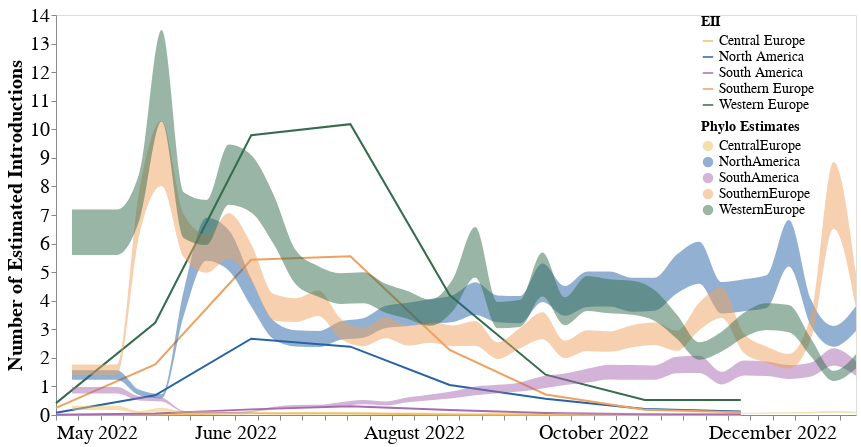

The notebook cell saved with this chart:
### Code cell
intro_plot = (eii_plot + south_mrb_plot).resolve_scale(y = "shared", x = "shared", color= "independent")
(eii_plot + south_mrb_plot).resolve_scale(y = "shared", x = "shared", color= "independent").configure_axis(
    labelFontSize=20,
    titleFontSize=20
)

### Figure 1 — Vega-Lite specification as saved in the notebook (floating-point values rounded to 4 significant figures; data arrays with more than 128 entries replaced by an {"elided": "..."} marker saying what was removed)
{"config": {"view": {"continuousWidth": 400, "continuousHeight": 300}, "axis": {"labelFontSize": 20, "titleFontSize": 20}}, "layer": [{"data": {"name": "data-c59e31c8e07a899df225432080f73761"}, "mark": "line", "encoding": {"color": {"field": "place", "legend": {"labelFontSize": 14, "offset": -155, "orient": "right", "symbolSize": 110, "titleFontSize": 14}, "scale": {"range": ["#EEC060", "#2664A5", "#A76BB1", "#EEA160", "#356D4C"]}, "title": "EII", "type": "nominal"}, "x": {"axis": {"format": "%B %Y", "grid": false, "title": null}, "field": "year-month", "type": "temporal"}, "y": {"axis": {"grid": false}, "field": "import_risk", "title": "Number of Estimated Introductions", "type": "quantitative"}}, "height": 400, "width": 800}, {"data": {"name": "data-e81b17659128cac0f595c7533f6c9da7"}, "mark": {"type": "area", "color": "orange", "interpolate": "monotone", "opacity": 0.5}, "encoding": {"color": {"field": "deme", "legend": {"labelFontSize": 14, "offset": -155, "orient": "right", "symbolSize": 110, "titleFontSize": 14}, "scale": {"range": ["#EEC060", "#2664A5", "#A76BB1", "#EEA160", "#356D4C"]}, "title": "Phylo Estimates", "type": "nominal"}, "x": {"axis": {"format": "%B %Y", "grid": false, "title": null}, "field": "date", "type": "temporal"}, "y": {"axis": {"grid": false, "title": "Number of Estimated Introductions"}, "field": "upper_hpd_log_50", "type": "quantitative"}, "y2": {"field": "lower_hpd_log_50"}}, "height": 400, "width": 800}], "resolve": {"scale": {"color": "independent", "x": "shared", "y": "shared"}}, "$schema": "https://vega.github.io/schema/vega-lite/v4.17.0.json", "datasets": {"data-c59e31c8e07a899df225432080f73761": [{"Unnamed: 0": 5, "index": "North America.2022-05", "place": "North America", "year-month": "2022-05-01", "import_risk": 0.08157}, {"Unnamed: 0": 6, "index": "Southern Europe.2022-05", "place": "Southern Europe", "year-month": "2022-05-01", "import_risk": 0.2495}, {"Unnamed: 0": 7, "index": "Western Europe.2022-05", "place": "Western Europe", "year-month": "2022-05-01", "import_risk": 0.4155}, {"Unnamed: 0": 8, "index": "Central Europe.2022-05", "place": "Central Europe", "year-month": "2022-05-01", "import_risk": 0.002354}, {"Unnamed: 0": 9, "index": "South America.2022-05", "place": "South America", "year-month": "2022-05-01", "import_risk": 0.005387}, {"Unnamed: 0": 10, "index": "North America.2022-06", "place": "North America", "year-month": "2022-06-01", "import_risk": 0.6891}, {"Unnamed: 0": 11, "index": "Southern Europe.2022-06", "place": "Southern Europe", "year-month": "2022-06-01", "import_risk": 1.774}, {"Unnamed: 0": 12, "index": "Western Europe.2022-06", "place": "Western Europe", "year-month": "2022-06-01", "import_risk": 3.226}, {"Unnamed: 0": 13, "index": "Central Europe.2022-06", "place": "Central Europe", "year-month": "2022-06-01", "import_risk": 0.01773}, {"Unnamed: 0": 14, "index": "South America.2022-06", "place": "South America", "year-month": "2022-06-01", "import_risk": 0.05176}, {"Unnamed: 0": 15, "index": "North America.2022-07", "place": "North America", "year-month": "2022-07-01", "import_risk": 2.67}, {"Unnamed: 0": 16, "index": "Southern Europe.2022-07", "place": "Southern Europe", "year-month": "2022-07-01", "import_risk": 5.432}, {"Unnamed: 0": 17, "index": "Western Europe.2022-07", "place": "Western Europe", "year-month": "2022-07-01", "import_risk": 9.791}, {"Unnamed: 0": 18, "index": "Central Europe.2022-07", "place": "Central Europe", "year-month": "2022-07-01", "import_risk": 0.06005}, {"Unnamed: 0": 19, "index": "South America.2022-07", "place": "South America", "year-month": "2022-07-01", "import_risk": 0.1969}, {"Unnamed: 0": 20, "index": "North America.2022-08", "place": "North America", "year-month": "2022-08-01", "import_risk": 2.392}, {"Unnamed: 0": 21, "index": "Southern Europe.2022-08", "place": "Southern Europe", "year-month": "2022-08-01", "import_risk": 5.558}, {"Unnamed: 0": 22, "index": "Western Europe.2022-08", "place": "Western Europe", "year-month": "2022-08-01", "import_risk": 10.18}, {"Unnamed: 0": 23, "index": "Central Europe.2022-08", "place": "Central Europe", "year-month": "2022-08-01", "import_risk": 0.05487}, {"Unnamed: 0": 24, "index": "South America.2022-08", "place": "South America", "year-month": "2022-08-01", "import_risk": 0.3035}, {"Unnamed: 0": 25, "index": "North America.2022-09", "place": "North America", "year-month": "2022-09-01", "import_risk": 1.05}, {"Unnamed: 0": 26, "index": "Southern Europe.2022-09", "place": "Southern Europe", "year-month": "2022-09-01", "import_risk": 2.276}, {"Unnamed: 0": 27, "index": "Western Europe.2022-09", "place": "Western Europe", "year-month": "2022-09-01", "import_risk": 4.2}, {"Unnamed: 0": 28, "index": "Central Europe.2022-09", "place": "Central Europe", "year-month": "2022-09-01", "import_risk": 0.01873}, {"Unnamed: 0": 29, "index": "South America.2022-09", "place": "South America", "year-month": "2022-09-01", "import_risk": 0.1761}, {"Unnamed: 0": 30, "index": "North America.2022-10", "place": "North America", "year-month": "2022-10-01", "import_risk": 0.5693}, {"Unnamed: 0": 31, "index": "Southern Europe.2022-10", "place": "Southern Europe", "year-month": "2022-10-01", "import_risk": 0.7186}, {"Unnamed: 0": 32, "index": "Western Europe.2022-10", "place": "Western Europe", "year-month": "2022-10-01", "import_risk": 1.411}, {"Unnamed: 0": 33, "index": "Central Europe.2022-10", "place": "Central Europe", "year-month": "2022-10-01", "import_risk": 0.00483}, {"Unnamed: 0": 34, "index": "South America.2022-10", "place": "South America", "year-month": "2022-10-01", "import_risk": 0.07164}, {"Unnamed: 0": 35, "index": "North America.2022-11", "place": "North America", "year-month": "2022-11-01", "import_risk": 0.2074}, {"Unnamed: 0": 36, "index": "Southern Europe.2022-11", "place": "Southern Europe", "year-month": "2022-11-01", "import_risk": 0.1813}, {"Unnamed: 0": 37, "index": "Western Europe.2022-11", "place": "Western Europe", "year-month": "2022-11-01", "import_risk": 0.5279}, {"Unnamed: 0": 38, "index": "Central Europe.2022-11", "place": "Central Europe", "year-month": "2022-11-01", "import_risk": 0.001494}, {"Unnamed: 0": 39, "index": "South America.2022-11", "place": "South America", "year-month": "2022-11-01", "import_risk": 0.02972}, {"Unnamed: 0": 40, "index": "North America.2022-12", "place": "North America", "year-month": "2022-12-01", "import_risk": 0.1221}, {"Unnamed: 0": 41, "index": "Southern Europe.2022-12", "place": "Southern Europe", "year-month": "2022-12-01", "import_risk": 0.09391}, {"Unnamed: 0": 42, "index": "Western Europe.2022-12", "place": "Western Europe", "year-month": "2022-12-01", "import_risk": 0.5237}, {"Unnamed: 0": 43, "index": "Central Europe.2022-12", "place": "Central Europe", "year-month": "2022-12-01", "import_risk": 0.001212}, {"Unnamed: 0": 44, "index": "South America.2022-12", "place": "South America", "year-month": "2022-12-01", "import_risk": 0.02633}], "data-e81b17659128cac0f595c7533f6c9da7": {"elided": "180 records"}}}
